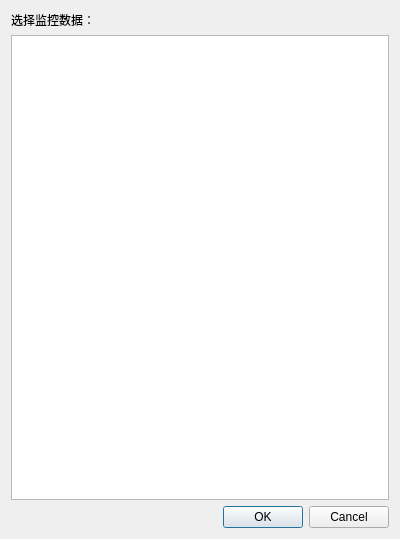
<?xml version="1.0" encoding="UTF-8"?>
<ui version="4.0">
 <class>Dialog_Select</class>
 <widget class="QDialog" name="Dialog_Select">
  <property name="geometry">
   <rect>
    <x>0</x>
    <y>0</y>
    <width>400</width>
    <height>539</height>
   </rect>
  </property>
  <property name="windowTitle">
   <string>Dialog</string>
  </property>
  <layout class="QVBoxLayout" name="verticalLayout">
   <item>
    <layout class="QGridLayout" name="gridLayout">
     <item row="1" column="0">
      <widget class="QListWidget" name="listWidget_select"/>
     </item>
     <item row="0" column="0">
      <widget class="QLabel" name="label">
       <property name="text">
        <string>选择监控数据：</string>
       </property>
      </widget>
     </item>
    </layout>
   </item>
   <item>
    <widget class="QDialogButtonBox" name="buttonBox">
     <property name="orientation">
      <enum>Qt::Horizontal</enum>
     </property>
     <property name="standardButtons">
      <set>QDialogButtonBox::Cancel|QDialogButtonBox::Ok</set>
     </property>
    </widget>
   </item>
  </layout>
 </widget>
 <resources/>
 <connections>
  <connection>
   <sender>buttonBox</sender>
   <signal>accepted()</signal>
   <receiver>Dialog_Select</receiver>
   <slot>accept()</slot>
   <hints>
    <hint type="sourcelabel">
     <x>248</x>
     <y>254</y>
    </hint>
    <hint type="destinationlabel">
     <x>157</x>
     <y>274</y>
    </hint>
   </hints>
  </connection>
  <connection>
   <sender>buttonBox</sender>
   <signal>rejected()</signal>
   <receiver>Dialog_Select</receiver>
   <slot>reject()</slot>
   <hints>
    <hint type="sourcelabel">
     <x>316</x>
     <y>260</y>
    </hint>
    <hint type="destinationlabel">
     <x>286</x>
     <y>274</y>
    </hint>
   </hints>
  </connection>
 </connections>
</ui>
